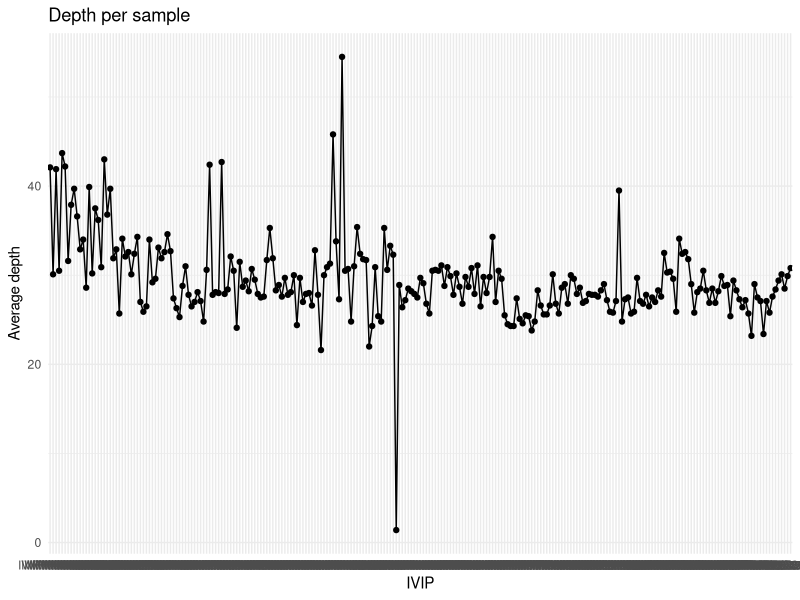
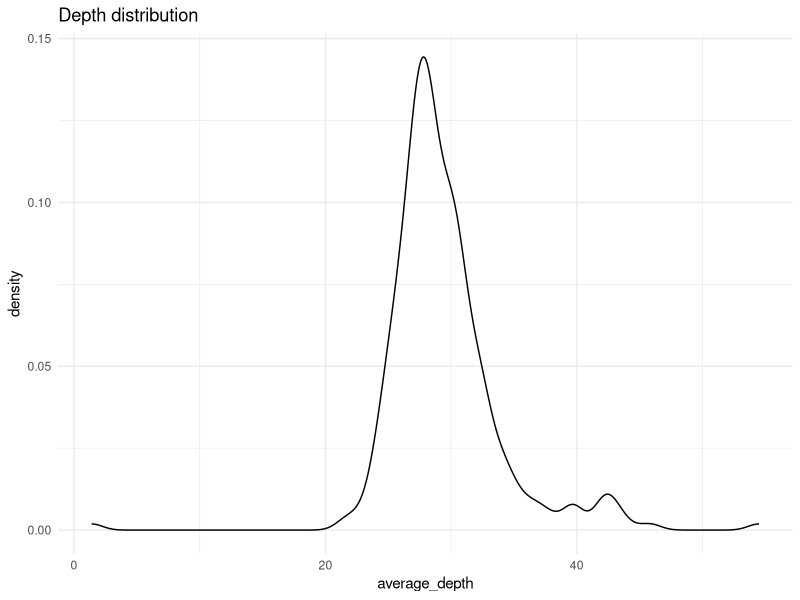

Generate these figures, in order, with R:
## ---- chunk 1
#| echo: false
#| eval: true

suppressPackageStartupMessages(library(tidyverse))
## ---- chunk 2
#| echo: true
#| eval: true
depth_colnames <- c("PSC", "id","sample","nRefHom","nNonRefHom","nHets","nTransitions","nTransversions","nIndels","average_depth","nSingletons","nHapRef","nHapAlt","nMissing")
  
# Raw data (6.2 SNPs)
depth_raw <- read.delim("./bcftools_stats_datafiles/depths_per_sample.raw.tsv", col.names = depth_colnames) %>% 
  dplyr::select(-PSC, -id)
head(depth_raw)
## ---- chunk 3
#| echo: true
#| eval: true

# Plot distribution of fraction_sites_percentage
depth_raw %>% 
  ggplot(aes(x = sample, y = average_depth)) +
  geom_point() +
  geom_line(group = 1) +
  geom_smooth(method = "loess", se = FALSE) +
  labs(title = "Depth per sample",
       x = "IVIP",
       y = "Average depth") +
  theme_minimal()

# plot distribution of read depth 
depth_raw %>% 
  ggplot(aes(x = average_depth)) +
  geom_density() +
  labs(title = "Depth distribution") +
  theme_minimal()
## ---- chunk 4
1 + 1
## ---- chunk 5
#| echo: false
2 * 2
